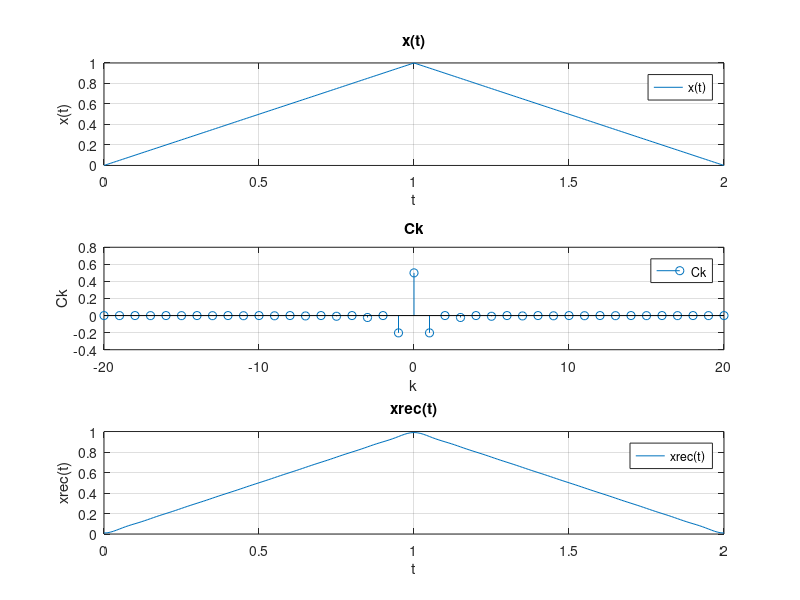

Write MATLAB code to recreate this figure.
%201500127 Δημήτρης Ορεινός ’σκηση 2.1


%Αρχικά ορίζουμε το σήμα συνεχούς χρόνου x(t) που μας δίνεται από την εκφωνηση της άσκησης,
%χρησιμοποιώντας τη τεχνική των πολύκλαδων συναρτήσεων και ορίζοντας
%σταθερό χρονικό βήμα time_step=0.1. Πιο συγκεκριμένα το σήμα x(t) ορίζεται
%ως εξής:
%x(t)=t, με το t να ανήκει στο διάστημα [0,1]

%x(t)=2-t, με το t να ανήκει στο διάστημα (1,2]

clc
clear all

t1=[0:0.01:1];

t2=[1.01:0.01:2];

%Πραγματοποιούμε   μία  σύντμηση
%των διανυσμάτων των τιμών, αλλά και των διανύσματων χρόνου,(που έχουν μία μόνο σειρά),όσον αφορά το σήμα
%x(t).%Σε αυτήν την άσκηση όταν θα αναφερόμαστε στο χρόνο ή στο σήμα x(t) θα μιλάμε για τα 
%διανύσματα χρόνου t1 και t2 ή στα διανύσματα τιμών x1 και x2,αντίστοιχα, που έχουν
%συντμηθεί.

x1=t1;

x2=2-t2;


t=[t1 t2];

x=[x1 x2];


%Έπειτα μέσω της εντολής figure ανίογουμε ένα νέο παράθυρο σχεδίασης. 

figure

subplot(3,1,1)%Με τη χρήση  της εντολής subplot(m,n,p), (όπου ο τελευταίος δείκτης p
%ορίζει ποιο παράθυρο κάθε φορά είναι ανοιχτό),χωρίζουμε το παράθυρο σχεδίασης σε τρία μέρη. 


 
 plot(t,x)%Σχεδιάζουμε στο πρώτο παράθυρο το σήμα x(t),χρησιμοποιώντας την εντολή plot(x,y),
%όπου σαν ανεξάρτητη μεταβλητή x,θα θεωρήσουμε το χρόνο t(σύντμηση δοανυσμάτων χρόνου) και σαν
%εξαρτημένη μεταβλητή y, τις τιμές του σήματος f(t), για κάθε τιμή του
%χρόνου t.Το συγκεκριμένο σήμα θα το σχεδιάσουμε για μία περίοδο Τ0,όπου  T0=2.
 
grid  

ylabel('x(t)'), xlabel('t'), legend('x(t)'), title('x(t)')%Μετά με τη χρήση των εντολών ylabel('text')
%, xlabel('text'), legend('text'), title('text'), 
%εισάγουμε κατάλληλους τίτλους αξόνων και γραφήματος, λεζάντα, πλέγμα και
%βαθμολόγηση αξόνων για to γράφημα του σήματος x(t)




for v=-20:20
   
   
    c_k(v+21)=0.5*trapz(t,x.*exp(-j*v*pi*t));%Για τον υπολογισμό του ολοκληρώματος που μας δίνει 
%τους συντελεστές Fourier του σήματος x(t)την εντολή
%trapz(X,Y), όπου Χ θεωρούμε τη μεταβλητή ως προς την οποία ολοκληρώνουμε,
%δηλαδή το μέγεθος τoυ χρόνου t και Υ το μέγεθος το οποίο ολοκληρώνουμε,
%δηλαδή το γινόμενο του μέτρου του σήματος x(t), με τον εκθετικό όρο exp(-j*k*2*π/T0*t)=exp(-j*k*π*t).
    
end

k=[-20:20];%Ορίζουμε ένα διάνυσμα k






subplot(3,1,2)

stem(k,c_k)%Σχεδιάζουμε στο δεύτερο παράθυρο το σήμα x(t),χρησιμοποιώντας την εντολή stem(x,y),
%όπου σαν ανεξάρτητη μεταβλητή x,θα θεωρήσουμε τον αριθμό k πού μέσω αυτού
%χωρίζουμε το φάσμα του σήματος σε ακέραια πολλαπλάσια της θεμελειώδους συχνότητας και σαν
%εξαρτημένη μεταβλητή y, τις τιμές των συντελεστών Fourier του συνεχούς σήματος x(t), 
%για κάθε τιμή του k.

grid

ylabel('Ck'), xlabel('k'), legend('Ck'), title('Ck')%Μετά με τη χρήση των εντολών ylabel('text')
%, xlabel('text'), legend('text'), title('text'), 
%εισάγουμε κατάλληλους τίτλους αξόνων και γραφήματος, λεζάντα, πλέγμα και
%βαθμολόγηση αξόνων για τo γράφημα των συντελεστών Fourier Ck του σήματος x(t).

xx=0;
for k=-20:20
    
    
    xx=xx+c_k(k+21)*exp(j*k*pi*t);%Υπολογίζουμε  το αθροίσμα που μας δίνει 
%το σήμα x(t) μέσω του γινομένου των συντελεστων Fourier του σήματος x(t)
%με τον εκθετικό όρο exp(j*k*π*t)
    
    
end


subplot(3,1,3)

plot(t,xx)%Σχεδιάζουμε στο τρίτο παράθυρο το σήμα x(t),χρησιμοποιώντας την εντολή plot(x,y),
%όπου σαν ανεξάρτητη μεταβλητή x,θα θεωρήσουμε το χρόνο t(σύντμηση διανυσμάτων χρόνου) και σαν
%εξαρτημένη μεταβλητή y, τις τιμές του σήματος x(t)(σύντμηση διανυσμάτων x1 και x2), για κάθε τιμή του
%χρόνου t.Το συγκεκριμένο σήμα θα το σχεδιάσουμε για μία περίοδο Τ0,όπου  T0=2.
 

grid

ylabel('xrec(t)'), xlabel('t'), legend('xrec(t)'), title('xrec(t)')%Μετά με τη χρήση των εντολών ylabel('text')
%, xlabel('text'), legend('text'), title('text'), 
%εισάγουμε κατάλληλους τίτλους αξόνων και γραφήματος, λεζάντα, πλέγμα και
%βαθμολόγηση αξόνων για τo γράφημα του ανακατασκευασμένου σήματος x(t) μέσω
%των συντελεστών Fourier Ck.

%Τελικά από το παραπάνω διάγραμμα και γνωρίζοντας ότι οι συντελεστές
%Fourier Ck του σήματος x(t),με το ίδιο το σήμα x(t) συνδέεονται μέσω του
%γνωστού αθροίσματος που υπάρχει και στη σελίδα 14 του εργαστηριακού
%οδηγού, καταλήγουμε στο συμπέρασμα ότι το αρχικό σήμα μέσω
%των συντελεστών Fourier Ck μπορεί να ανακατασκευαστεί πλήρως και με μεγάλη
%ακρίβεια.


